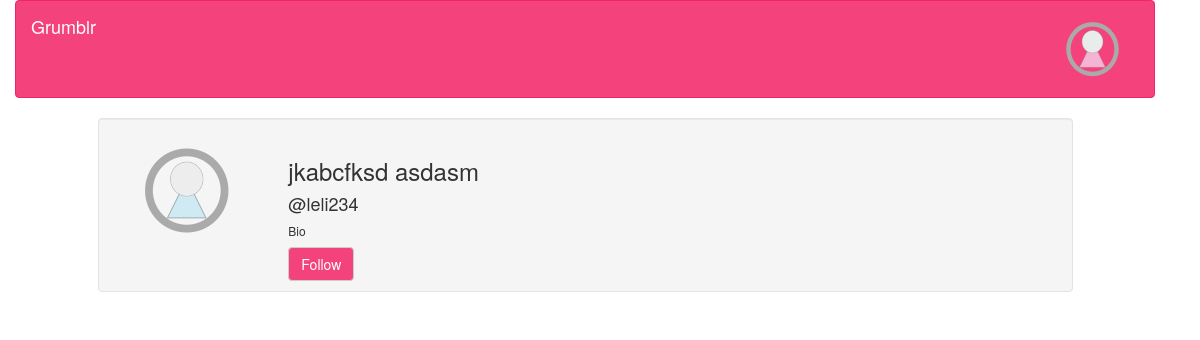
Before: /profile/leli234 (signed in) with the older database file.
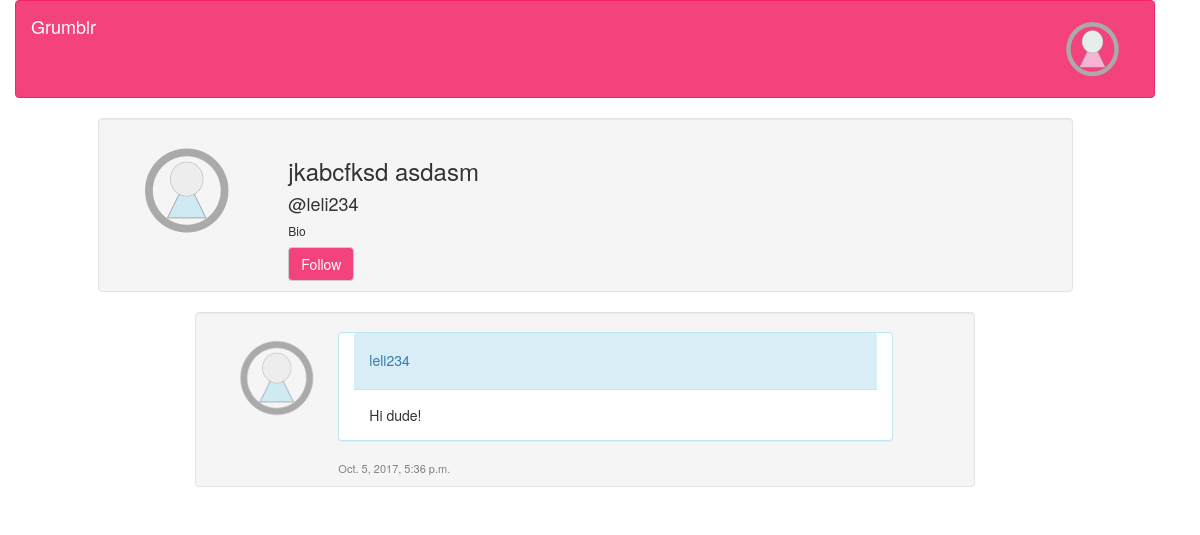
After: the same page with the newer database file.
### grumblr/models.py (models this page shows)
class BlogPost(models.Model):
    blog_text = models.TextField(max_length=42)
    published_time = models.DateTimeField(default=timezone.now)
    user_id = models.ForeignKey(User)
    def __unicode__(self):
        return self.blog_text

### grumblr/views.py (the view)
# urls.py: url(r'^profile/(?P<username>\w+)$',grumblr.views.profile),
@login_required
def profile(request, username):
    requester = request.user.username
    try:
        user = User.objects.get(username=username)
    except ObjectDoesNotExist:
        return redirect('/globalstream')
    items = BlogPost.objects.filter(user_id=user).order_by('-published_time')
    follow = ''
    try:
        Following.objects.get(user=request.user, follow=user)
    except ObjectDoesNotExist:
        follow = 'Follow'
    except FieldDoesNotExist:
        follow = 'Follow'
    if follow == '':
        follow = 'Unfollow'
    return render(request, 'grumblr/profile.html', {'items':items, 'user':user, 'follow':follow, 'requester':requester})

### grumblr/templates/grumblr/profile.html (shortened to what this page needs)
<!DOCTYPE html>
<html lang="en">
<head>
    {% load static %}
    <link href="{% static 'grumblr/css/bootstrap.min.css' %}" rel="stylesheet">
    <link href="{% static 'grumblr/css/bootstrap-grumblr.css' %}" rel="stylesheet">
</head>
<body>
<div class="container">
    <div class="row">
        <div class="col-md-12 col-sm-12 col-xs-12" role="main">
            <nav class="navbar navbar-default">
                <div class="container-fluid">
                    <div class="navbar-header">
                        <a class="navbar-brand" href="../globalstream">Grumblr</a>
                    </div>
                    <div class="collapse navbar-collapse" id="bs-example-navbar-collapse-1">
                        <ul class="nav navbar-nav navbar-right">
                            <li class="dropdown">
                                <a href="#" class="dropdown-toggle" data-toggle="dropdown" role="button"
                                   aria-haspopup="true" aria-expanded="false">
                                    <img src="{% static 'grumblr/images/profpict.png' %}" class="img-responsive"
                                         alt="profpict">
                                </a>
                            </li>
                        </ul>
                    </div>
                </div>
            </nav>
        </div>
    </div>
    <div class="row">
        <div class="col-md-offset-1 col-md-10 col-md-offset-1 col-sm-12 col-xs-12 well" style="padding-bottom:0">
            <div class="col-md-2 col-sm-2 col-xs-2">
                <img src="{% static 'grumblr/images/profpict2.png' %}" class="img-responsive" alt="profpict">
            </div>
            <div class="col-md-8 col-sm-8 col-xs-8">
                <h3>{{user.first_name}} {{user.last_name}}</h3>
                <h4>@{{user.username}}</h4>
                <h6>Bio</h6>
                {% if user.username != requester %}
                {% if follow == "Follow" %}
                <form method="POST" action="/follow/{{user.username}}">
                    {% else %}
                    <form method="POST" action="/unfollow/{{user.username}}">
                        {%endif%}
                        <button class="btn btn-default">{{follow}}</button>
                    </form>
                    {% endif %}
            </div>
        </div>
    </div>
    {% for item in items %}
    <div class="row">
        <div class="col-md-offset-2 col-md-8 col-sm-12  col-xs-12 well" style="padding-bottom:0">
            <div class="col-md-2 col-sm-2 col-xs-2">
                <a href="/profile/{{item.user_id}}">
                    <img src="{% static 'grumblr/images/profpict2.png' %}" class="img-responsive"
                         alt="profpict">
                </a>
            </div>
            <div class="col-md-9 col-sm-9 col-xs-9">
                <div class="row">
                    <div class="panel panel-info col-md-12 col-sm-12 col-xs-12">
                        <div class="panel-heading col-md-12 col-sm-12 col-xs-12"><a href="/profile/{{item.user_id}}">
                            <h5>{{item.user_id}}</h5></a></div>
                        <div class="panel-body col-md-12 col-sm-12 col-xs-12">{{item}}
                        </div>
                    </div>
                </div>
                <div class="row">
                    <p class="date-font">{{item.published_time}}</p>
                </div>
            </div>
        </div>
    </div>
    {% endfor %}
</div>
</body>
</html>

Changed rows visible on the page:
added BlogPost: user_id "leli234", blog_text "Hi dude!", published_time "Oct. 5, 2017, 5:36 p.m."
